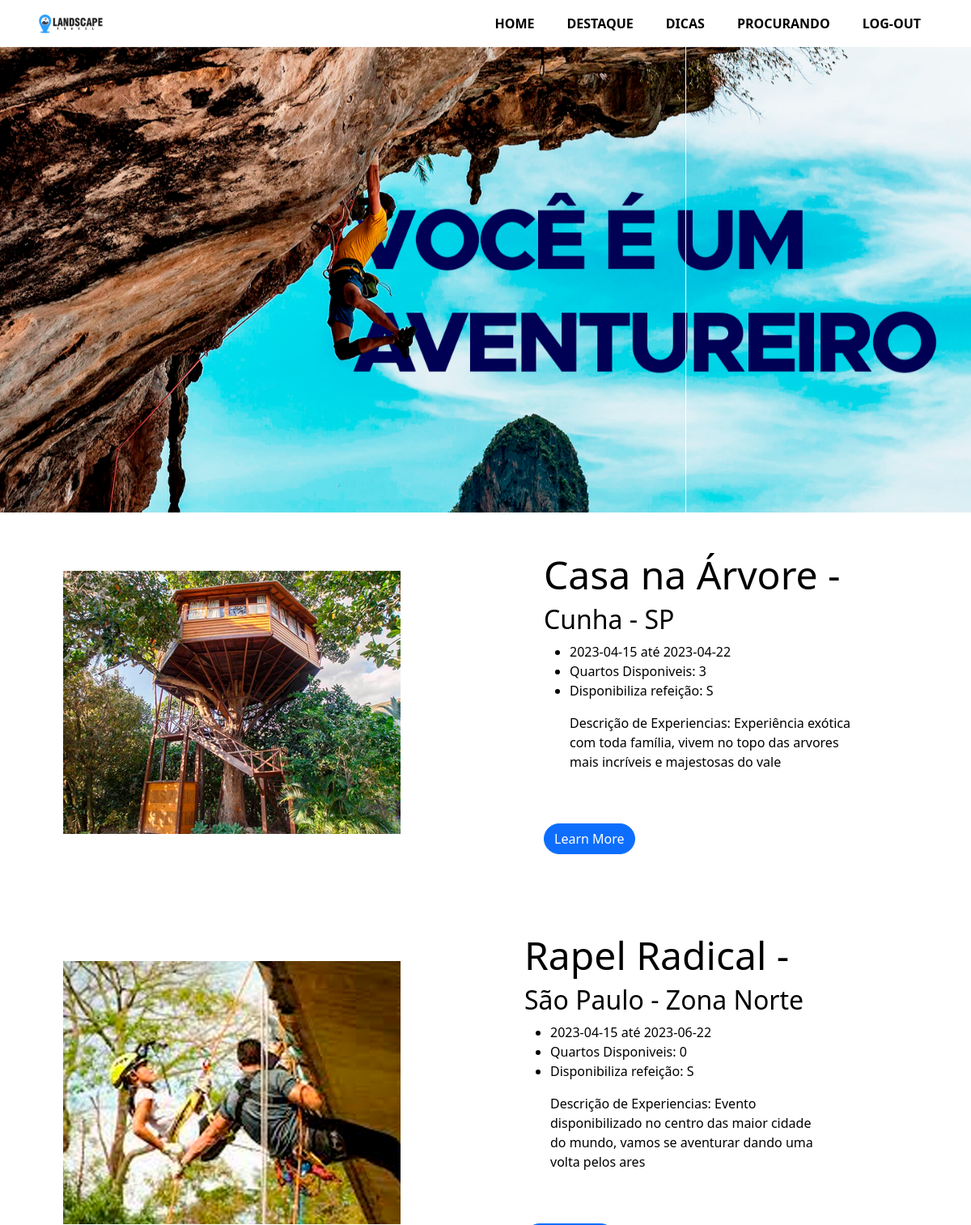
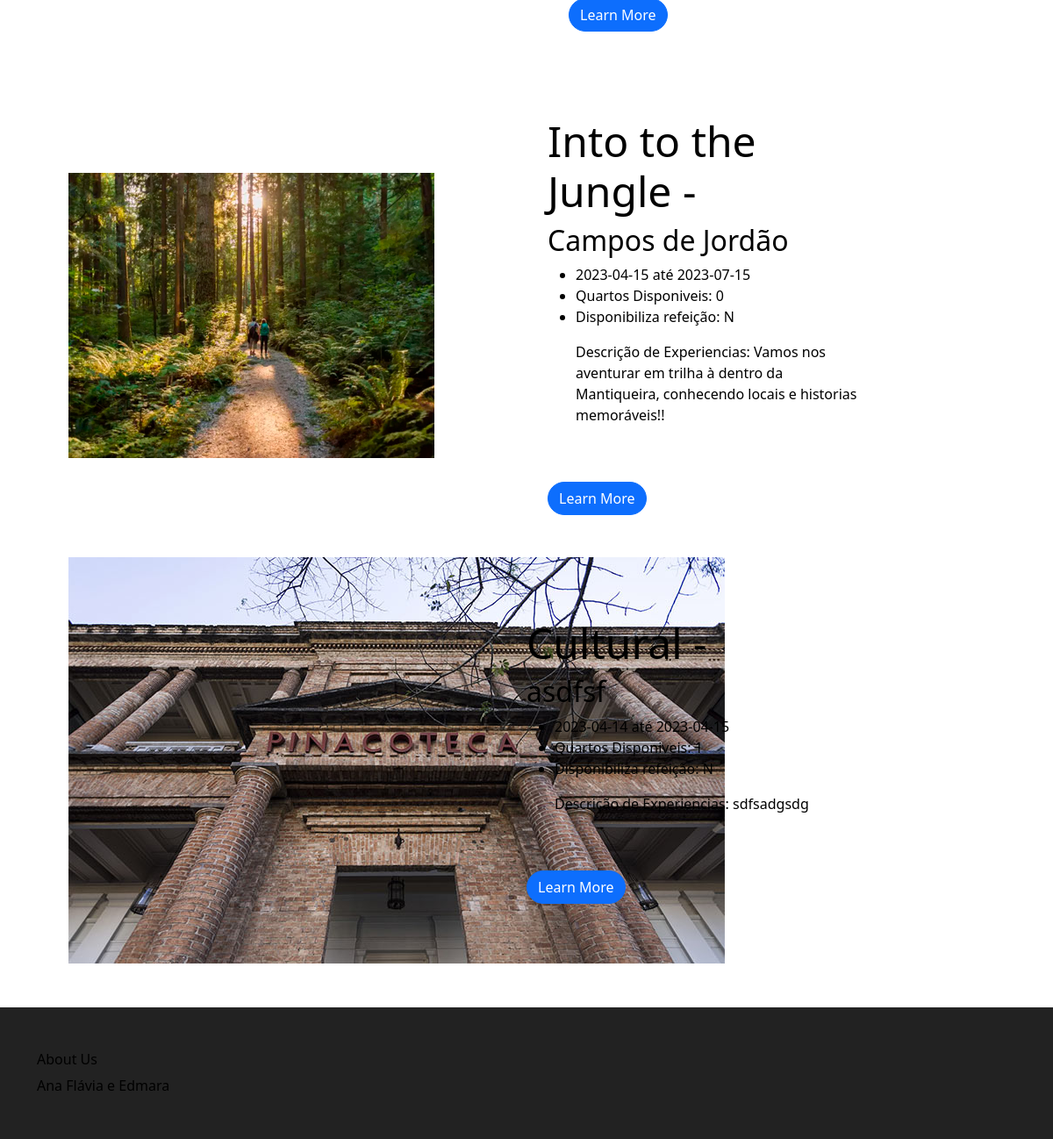
Screenshot of /resultAvent.php with the database file from the repository (2 pictures, top to bottom).
### tables this page shows
CREATE TABLE `tbl_cad_viagem` (
  `id_viagem` int(11) NOT NULL,
  `nome_viagem` varchar(50) NOT NULL,
  `local_viagem` varchar(50) NOT NULL,
  `checkin_viagem` date NOT NULL,
  `checkout_viagem` date NOT NULL,
  `quarto_viagem` int(2) NOT NULL,
  `personalidade_viagem` int(2) NOT NULL,
  `experiencia_viagem` int(255) NOT NULL,
  `adultos_viagem` int(2) NOT NULL,
  `crianca_viagem` int(2) DEFAULT NULL,
  `refeicao_viagem` varchar(3) DEFAULT NULL,
  `descricao_viagem` longtext NOT NULL,
  `file_img` longtext NOT NULL
);

### resultAvent.php (the view, shortened to what this page needs)
<!DOCTYPE html>
<html lang="en">
<head>
    <link rel="stylesheet" href="styles/styleestilos.css">
    <link href="https://cdn.jsdelivr.net/npm/bootstrap@5.2.2/dist/css/bootstrap.min.css" rel="stylesheet"
>
</head>
<body>
    <section>
        <header>
            <nav class="navbar navbar-expand-lg  navbar-light">
                <div class="container">
                    <a class="navbar-brand" href="homeLog.php">
                        <img src="img/logo.png" alt="">
                    </a>
                    <div class="collapse navbar-collapse justify-content-end align-items-center"
                        id="navbarSupportedContent">
                        <ul class="navbar-nav">
                            <li><a href="homeLog.php">Home</a></li>
                            <li><a href="#about">Destaque</a></li>
                            <li><a href="dicasViagem.php">Dicas</a></li>
                            <li><a href="procuraViagem.php">Procurando</a></li>
                            <li><a href="sair.php">Log-out</a></li>
                        </ul>
                    </div>
                </div>
            </nav>
        </header>
    </section>
    <section>
        <div id="carouselExample" class="carousel slide">
            <div class="carousel-inner">
                <div class="carousel-item active">
                    <img src="img/CapaAventureiro.png" class="d-block w-100" alt="...">
                </div>
            </div>
        </div>
    </section>
    <section id="scroll">
        <div class="container px-5">
            <?php
            include "conexao.php";
            $A = "SELECT * FROM tbl_cad_viagem ORDER BY id_viagem ASC";
            try {
                $stmt = $conexao->prepare($A);
                if ($stmt->execute()) {
                    while ($rs = $stmt->fetch(PDO::FETCH_OBJ)) {
                        ?>
                        <div class="row gx-5 align-items-center">
                            <div class="col-lg-6">
                                <img src="upload/<?php echo $rs->file_img; ?>">
                            </div>
                            <div class="col-lg-6" style="color:black">
                                <div class="p-5">
                                    <h2 class="display-5">
                                        <?php echo "{$rs->nome_viagem} - "; ?>
                                    </h2>
                                    <h2 class="">
                                        <?php echo "{$rs->local_viagem}"; ?>
                                        <ul>
                                            <li>
                                                <?php echo "{$rs->checkin_viagem} até {$rs->checkout_viagem}"; ?>
                                            </li>
                                            <li>
                                                <?php echo "Quartos Disponiveis: {$rs->quarto_viagem}"; ?>
                                            </li>
                                            <li>
                                                <?php echo "Disponibiliza refeição: {$rs->refeicao_viagem}"; ?>
                                            </li>
                                            <?php echo "Descrição de Experiencias: {$rs->descricao_viagem}"; ?>
                                        </ul>
                                        <a class="btn btn-primary btn-xl rounded-pill mt-5" href="#scroll">Learn More</a>
                                </div>
                            </div>
                        <?php }
                }
            } catch (PDOException $erro) {
                echo "Erro na conexão:" . $erro->getMessage();
            }
            ?>
            </div>
    </section>
    <footer class="footer-area section-gap">
        <div class="container">
            <div class="row">
                <div class="col-lg-5 col-md-5 col-sm-5">
                    <div class="single-footer-widget ">
                        <h6>About Us</h6>
                        <p>
                            Ana Flávia e Edmara
                        </p>
                    </div>
                </div>
            </div>
        </div>
    </footer>
</body>
</html>

### styles/styleestilos.css (style rules this page uses)
* { margin: 0px; padding: 0px; }
.navbar-nav a { text-transform: uppercase; font-weight: 600; color: #000000; text-decoration: none; padding: 20px; }
.navbar { position: relative; display: flex; flex-wrap: wrap; align-items: center; justify-content: space-between; padding: 0.5rem 1rem; box-shadow: 0px 8px 15px rgba(41, 41, 41, 0.089); }
.navbar img { width: 90px; height: 30px; }
.navbar-nav { display: flex; flex-direction: column; padding-left: 0; margin-bottom: 0; list-style: none; }
.navbar-collapse { flex-basis: 100%; align-items: center; }
.footer-area { margin-top: 50px; padding-top: 50px; height: 150px; background-color: #222222; }
h6 { color: #000000; margin-bottom: 25px; font-size: 18px; font-weight: 600; }
p { color: rgb(0, 0, 0); }

### rows the page displays
tbl_cad_viagem: file_img (picture), nome_viagem "Casa na Árvore", local_viagem "Cunha - SP", checkin_viagem "2023-04-15", checkout_viagem "2023-04-22", quarto_viagem "3", refeicao_viagem "S", descricao_viagem "Experiência exótica com toda família, vivem no topo das arvores mais incríveis e majestosas do vale"
tbl_cad_viagem: file_img (picture), nome_viagem "Rapel Radical", local_viagem "São Paulo - Zona Norte", checkin_viagem "2023-04-15", checkout_viagem "2023-06-22", quarto_viagem "0", refeicao_viagem "S", descricao_viagem "Evento disponibilizado no centro das maior cidade do mundo, vamos se aventurar dando uma volta pelos ares"
tbl_cad_viagem: file_img (picture), nome_viagem "Into to the Jungle", local_viagem "Campos de Jordão", checkin_viagem "2023-04-15", checkout_viagem "2023-07-15", quarto_viagem "0", refeicao_viagem "N", descricao_viagem "Vamos nos aventurar em trilha à dentro da Mantiqueira, conhecendo locais e historias memoráveis!!"
tbl_cad_viagem: file_img (picture), nome_viagem "Cultural", local_viagem "asdfsf", checkin_viagem "2023-04-14", checkout_viagem "2023-04-15", quarto_viagem "1", refeicao_viagem "N", descricao_viagem "sdfsadgsdg"
